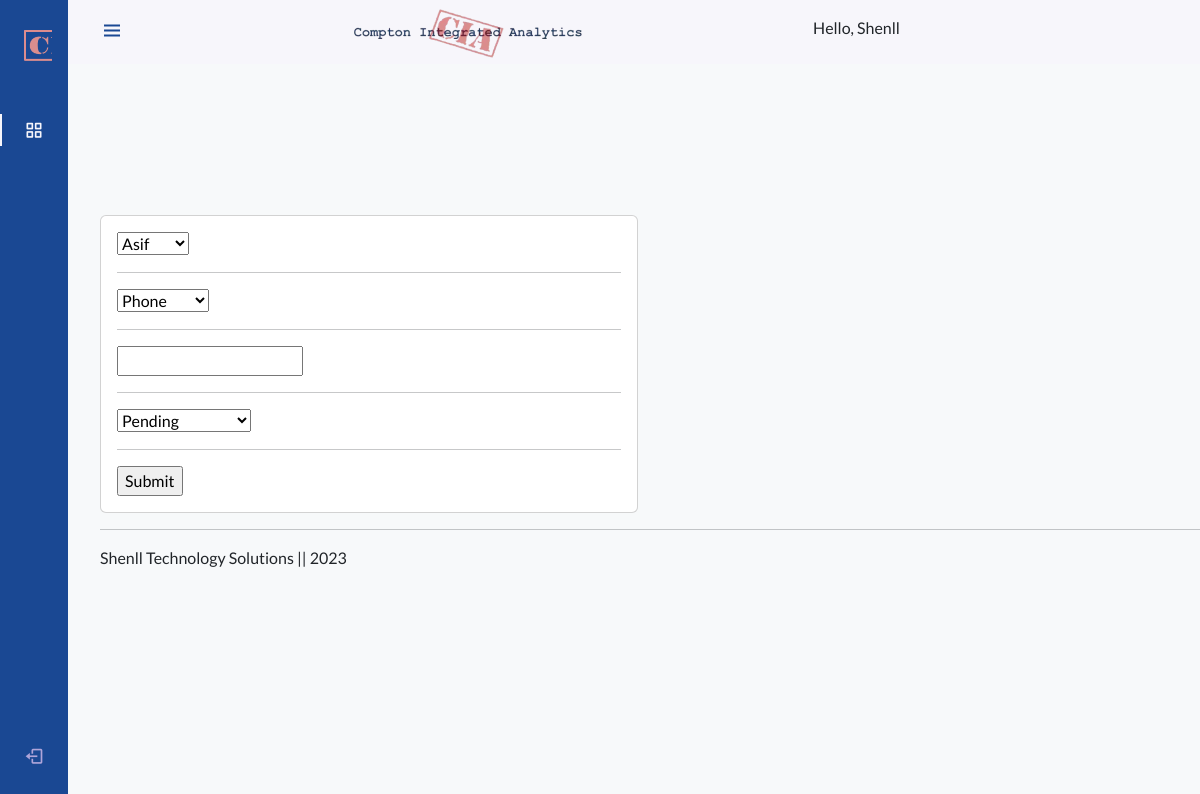
Page /update_order/7/ (signed in) on the committed database.
### account/models.py (models this page shows, shortened)
class Order(models.Model):
    STATUS = (
            ('Pending', 'Pending'),
            ('Out for delivery', 'Out for delivery'),
            ('Delivered', 'Delivered'),
            )
    customer = models.ForeignKey(Customer, null=True, on_delete= models.SET_NULL)
    product = models.ForeignKey(Product, null=True, on_delete= models.SET_NULL)
    note = models.CharField(max_length=200, null=True)
    date_created = models.DateTimeField(auto_now_add=True, null=True)
    status = models.CharField(max_length=200, null=True, choices=STATUS)

### account/decorators.py (the view)
		def wrapper_func(request, *args, **kwargs):
			group = None
			if request.user.groups.exists():
				group = request.user.groups.all()[0].name
			if group in allowed_roles:
				return view_func(request, *args, **kwargs)
			else:
				return HttpResponse('You are not authorized to view this page')

### account/forms.py
class OrderForm(ModelForm):
    class Meta:
        model = Order
        fields = '__all__'

### account/models.py (called while the page is built)
    def __str__(self):
        return self.name

    def __str__(self):
        return self.name

### account/views.py (called while the page is built)
@login_required(login_url='login')
@allowed_users(allowed_roles=['admin'])
def updateOrder(request, pk):
	order = Order.objects.get(id=pk)
	form = OrderForm(instance=order)
	if request.method == 'POST':
		form = OrderForm(request.POST, instance=order)
		if form.is_valid():
			form.save()
			return redirect('/')
	context = {'form':form}
	return render(request, 'account/order_form.html', context)

### account/templates/account/order_form.html (shortened to what this page needs)
{%  extends 'account/main.html' %}
{% load static %}
{% block content %}
<div class="row">
	<div class="col-md-6">
		<div class="card card-body">
			<form action="" method="POST">
				{% for field in form %}
					{{field}}
					<hr>
				{% endfor %}
				<input type="submit" name="Submit">
			</form>
		</div>
	</div>
</div>
{% endblock %}

### account/templates/account/sidebar.html (shortened to what this page needs)
{% load static %}
<body id="body-pd">
  <header class="header" id="header">
    <div class="header_toggle">
      <i class="bx bx-menu" id="header-toggle"></i>
    </div>
    <img src={% static 'images/Logo-Smaller-text-darker-cia.png' %} alt="" />
    <h6> Hello, {{request.user}} </h6>
    <div class="header_img">
      <img src="https://i.imgur.com/hczKIze.jpg" alt="" />
    </div>
  </header>
  <div class="l-navbar" id="nav-bar">
    <nav class="nav">
      <div>
        <a href="#" class="nav_logo">
          <img src=" {% static 'images/logo.png' %}" alt="" />
        </a>
        <div class="nav_list">
          <a href = "{% url 'home' %}" class="nav_link active">
            <i class="bx bx-grid-alt nav_icon"></i>
          </a>
        </div>
      </div>
      <a href="{% url 'logout' %}" class="nav_link">
        <i class="bx bx-log-out nav_icon"></i>
      </a>
    </nav>
  </div>
</body>

### static/css/main.css (style rules this page uses)
:root { --header-height: 3rem; --nav-width: 68px; --first-color: #1A4893; --first-color-light: #afa5d9; --white-color: #f7f6fb; --body-font: "Nunito", sans-serif; --normal-font-size: 1rem; --z-fixed: 100; }
body { font-family: 'Lato'; background-color: #f7f9fa; }
a { text-decoration: none; font-family: 'Inter', sans-serif; }
.header { width: 100%; height: var(--header-height); position: fixed; top: 0; left: 0; display: flex; align-items: center; justify-content: space-between; padding: 0 1rem; background-color: var(--white-color); z-index: var(--z-fixed); transition: 0.5s; }
.header_toggle { color: var(--first-color); font-size: 1.5rem; cursor: pointer; }
.header_img { width: 35px; height: 35px; display: flex; justify-content: center; border-radius: 50%; overflow: hidden; padding-left: 5px; }
.header_img img { width: 40px; }
.l-navbar { position: fixed; top: 0; left: -30%; width: var(--nav-width); height: 100vh; background-color: var(--first-color); padding: 0.5rem 1rem 0 0; transition: 0.5s; z-index: var(--z-fixed); }
.nav { height: 100%; display: flex; flex-direction: column; justify-content: space-between; overflow: hidden; }
.nav_logo, .nav_link { display: grid; grid-template-columns: max-content max-content; align-items: center; column-gap: 1rem; padding: 0.5rem 0 0.5rem 1.5rem; }
.nav_logo { margin-bottom: 2rem; }
.nav_link { position: relative; color: var(--first-color-light); margin-bottom: 1.5rem; transition: 0.3s; }
.nav_icon { font-size: 1.25rem; }
.active { color: var(--white-color); }
.active::before { content: ""; position: absolute; left: 0; width: 2px; height: 32px; background-color: var(--white-color); }
@media screen and (min-width: 768px) { body { margin: calc(var(--header-height) + 1rem) 0 0 0; padding-left: calc(var(--nav-width) + 2rem); } }
@media screen and (min-width: 768px) { .header { height: calc(var(--header-height) + 1rem); padding: 0 2rem 0 calc(var(--nav-width) + 2rem); } }
@media screen and (min-width: 768px) { .header_img { width: 40px; height: 40px; } }
@media screen and (min-width: 768px) { .header_img img { width: 45px; } }
@media screen and (min-width: 768px) { .l-navbar { left: 0; padding: 1rem 1rem 0 0; } }
body { height: 100vh; margin: 0; place-content: center; }

### rows in the picture
Order: form "Asif" "Phone" "Pending"

### other values in the picture
{{ request.user }} "Shenll"
